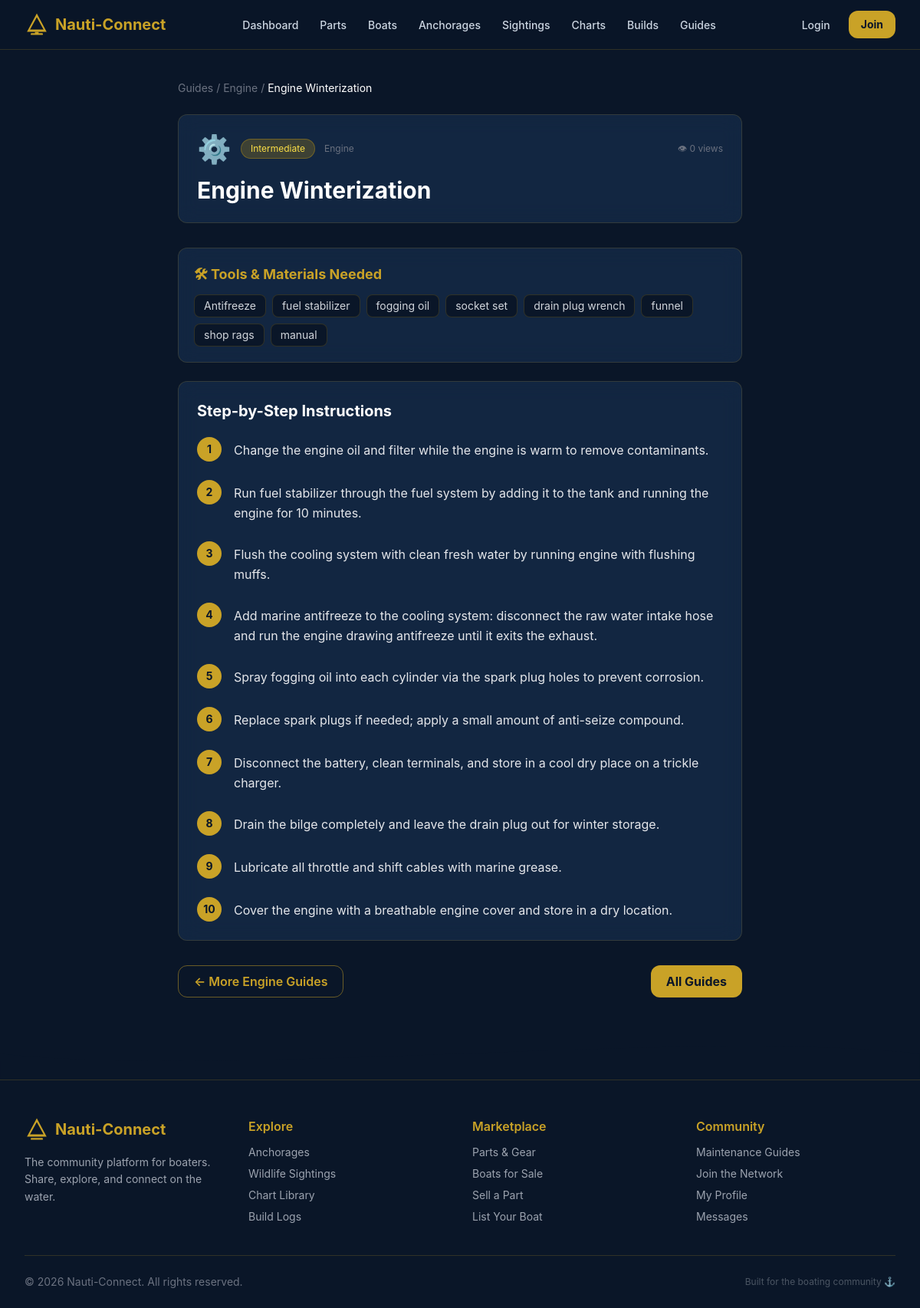
Screenshot of /maintenance/view.php?id=1 with the database file from the repository.
### tables this page shows
CREATE TABLE IF NOT EXISTS maintenance_guides (
    id INT AUTO_INCREMENT PRIMARY KEY,
    title VARCHAR(255) NOT NULL,
    category ENUM('engine','electrical','hull','sails','other') NOT NULL,
    difficulty_level ENUM('beginner','intermediate','advanced') NOT NULL,
    tools_needed TEXT,
    steps_json JSON,
    video_url VARCHAR(500),
    views INT DEFAULT 0,
    created_at TIMESTAMP DEFAULT CURRENT_TIMESTAMP,
    FULLTEXT(title, tools_needed)
);

### includes/functions.php (called while the page is built, shortened)
<?php
function sanitize(string $input): string {
    return htmlspecialchars(trim($input), ENT_QUOTES | ENT_HTML5, 'UTF-8');
}

### maintenance/view.php (the view, shortened to what this page needs)
<?php
require_once __DIR__ . '/../includes/functions.php';
require_once __DIR__ . '/../includes/db.php';
$id = (int)($_GET['id'] ?? 0);
$stmt = $conn->prepare('SELECT * FROM maintenance_guides WHERE id = ?');
$stmt->bind_param('i', $id);
$stmt->execute();
$guide = $stmt->get_result()->fetch_assoc();
$steps     = json_decode($guide['steps_json'] ?? '[]', true) ?: [];
$tools     = array_filter(array_map('trim', explode(',', $guide['tools_needed'] ?? '')));
$diffColor = match ($guide['difficulty_level']) {
    'beginner'     => 'bg-green-500/20 text-green-300 border-green-500/30',
    'intermediate' => 'bg-yellow-500/20 text-yellow-300 border-yellow-500/30',
    'advanced'     => 'bg-red-500/20 text-red-300 border-red-500/30',
    default        => 'bg-gray-500/20 text-gray-300',
};
$catEmoji = match ($guide['category']) { 'engine'=>'⚙️','electrical'=>'⚡','hull'=>'🛥️','sails'=>'⛵',default=>'🔧' };
include __DIR__ . '/../includes/header.php';
?>
<main class="max-w-3xl mx-auto px-4 py-10">
    <nav class="text-sm text-gray-500 mb-6">
        <a href="<?= SITE_URL ?>/maintenance/" class="hover:text-[#c9a227]">Guides</a> /
        <a href="<?= SITE_URL ?>/maintenance/?category=<?= urlencode($guide['category']) ?>" class="hover:text-[#c9a227] capitalize"><?= sanitize($guide['category']) ?></a> /
        <span class="text-white"><?= sanitize($guide['title']) ?></span>
    </nav>
    <div class="glass-card p-6 mb-8">
        <div class="flex flex-wrap items-center gap-3 mb-4">
            <span class="text-4xl"><?= $catEmoji ?></span>
            <span class="text-xs px-3 py-1 rounded-full border <?= $diffColor ?>"><?= ucfirst($guide['difficulty_level']) ?></span>
            <span class="text-xs text-gray-500 capitalize"><?= sanitize($guide['category']) ?></span>
            <span class="text-xs text-gray-500 ml-auto">👁 <?= number_format((int)$guide['views']) ?> views</span>
        </div>
        <h1 class="text-3xl font-bold text-white"><?= sanitize($guide['title']) ?></h1>
    </div>
    <?php if (!empty($tools)): ?>
        <div class="glass-card p-5 mb-6">
            <h2 class="text-lg font-bold text-[#c9a227] mb-3">🛠 Tools &amp; Materials Needed</h2>
            <div class="flex flex-wrap gap-2">
                <?php foreach ($tools as $tool): ?>
                    <span class="bg-[#0a1628] border border-[#c9a227]/20 text-gray-300 text-sm px-3 py-1 rounded-lg"><?= sanitize($tool) ?></span>
                <?php endforeach; ?>
            </div>
        </div>
    <?php endif; ?>
    <?php if (!empty($steps)): ?>
        <div class="glass-card p-6 mb-8">
            <h2 class="text-xl font-bold text-white mb-5">Step-by-Step Instructions</h2>
            <ol class="space-y-6">
                <?php foreach ($steps as $i => $step): ?>
                    <li class="flex gap-4">
                        <div class="flex-shrink-0 w-8 h-8 rounded-full bg-[#c9a227] text-[#0a1628] font-bold text-sm flex items-center justify-center">
                            <?= $i + 1 ?>
                        </div>
                        <div class="flex-1 pt-1">
                            <p class="text-gray-200 leading-relaxed"><?= sanitize($step) ?></p>
                        </div>
                    </li>
                <?php endforeach; ?>
            </ol>
        </div>
    <?php endif; ?>
    <div class="flex justify-between gap-4">
        <a href="<?= SITE_URL ?>/maintenance/?category=<?= urlencode($guide['category']) ?>" class="btn-outline px-5 py-2">← More <?= ucfirst($guide['category']) ?> Guides</a>
        <a href="<?= SITE_URL ?>/maintenance/" class="btn-gold px-5 py-2">All Guides</a>
    </div>
</main>
<?php include __DIR__ . '/../includes/footer.php'; ?>

### assets/css/style.css (style rules this page uses)
*, *::before, *::after { box-sizing: border-box; }
body { font-family: -apple-system, BlinkMacSystemFont, 'Segoe UI', Roboto, sans-serif; background: #0a1628; color: #e2e8f0; }
.glass-card { background: rgba(30, 58, 95, 0.45); backdrop-filter: blur(12px); -webkit-backdrop-filter: blur(12px); border: 1px solid rgba(201, 162, 39, 0.18); border-radius: 0.75rem; }
.btn-gold { display: inline-flex; align-items: center; justify-content: center; background-color: #c9a227; color: #0a1628; font-weight: 700; border-radius: 0.75rem; text-decoration: none; cursor: pointer; border: none; transition: background-color 0.2s, transform 0.1s; padding: 0.5rem 1.25rem; }
.btn-outline { display: inline-flex; align-items: center; justify-content: center; background-color: transparent; color: #c9a227; font-weight: 600; border: 1.5px solid rgba(201, 162, 39, 0.5); border-radius: 0.75rem; text-decoration: none; cursor: pointer; transition: background-color 0.2s, border-color 0.2s; padding: 0.5rem 1.25rem; }

### rows the page displays
maintenance_guides: category "Engine", title "Engine Winterization", category "⚙️", difficulty_level "Intermediate", views "0", tools_needed "Antifreeze", tools_needed "fuel stabilizer", tools_needed "fogging oil", tools_needed "socket set", tools_needed "drain plug wrench", tools_needed "funnel", tools_needed "shop rags", tools_needed "manual", steps_json "Change the engine oil and filter while the engine is warm to remove contaminants.", steps_json "Run fuel stabilizer through the fuel system by adding it to the tank and running the engine for 10 minutes.", steps_json "Flush the cooling system with clean fresh water by running engine with flushing muffs.", steps_json "Add marine antifreeze to the cooling system: disconnect the raw water intake hose and run the engine drawing antifreeze until it exits the exhaust.", steps_json "Spray fogging oil into each cylinder via the spark plug holes to prevent corrosion.", steps_json "Replace spark plugs if needed; apply a small amount of anti-seize compound.", steps_json "Disconnect the battery, clean terminals, and store in a cool dry place on a trickle charger.", steps_json "Drain the bilge completely and leave the drain plug out for winter storage.", steps_json "Lubricate all throttle and shift cables with marine grease.", steps_json "Cover the engine with a breathable engine cover and store in a dry location."
